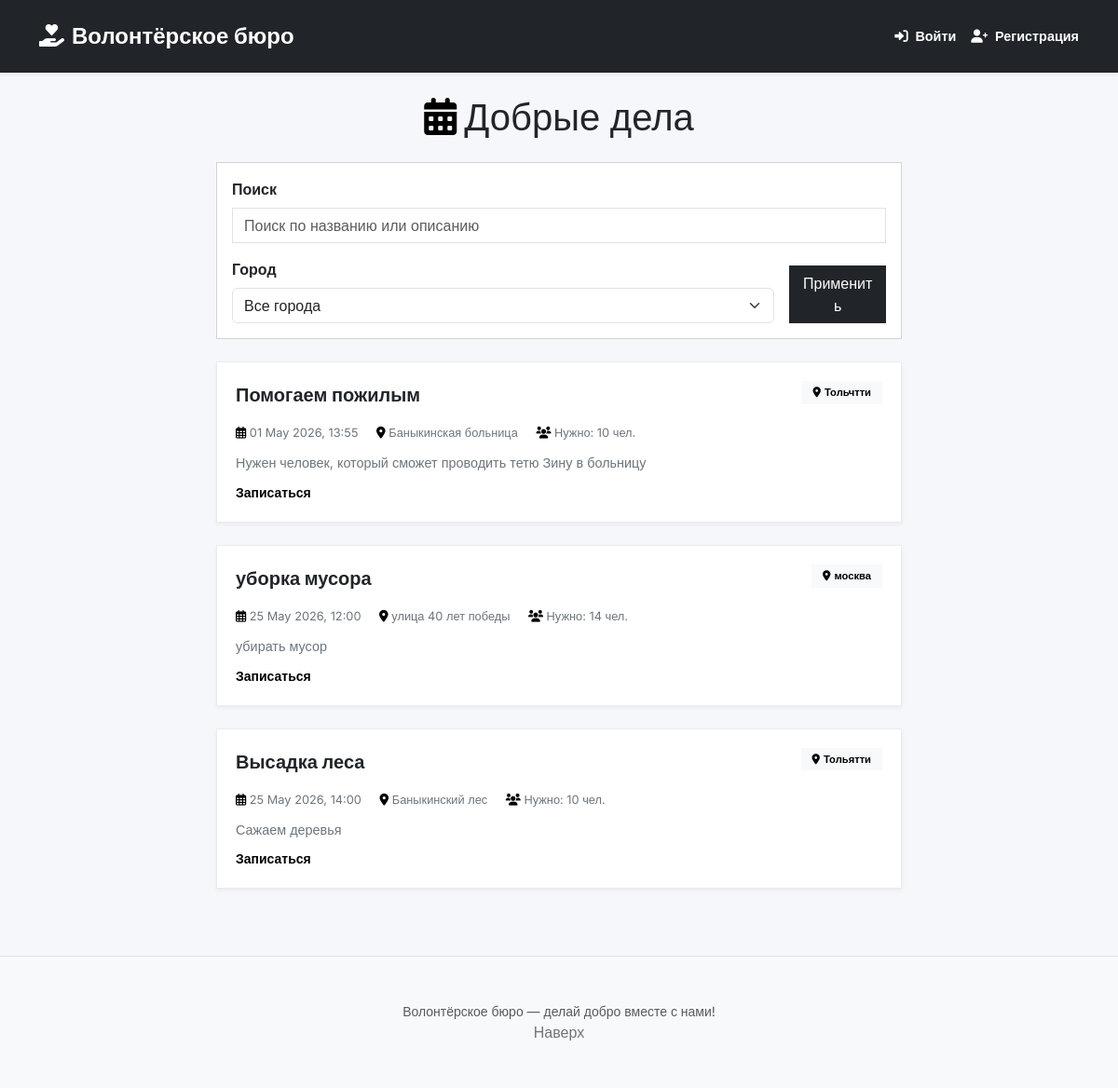
Before: / with the older database file.
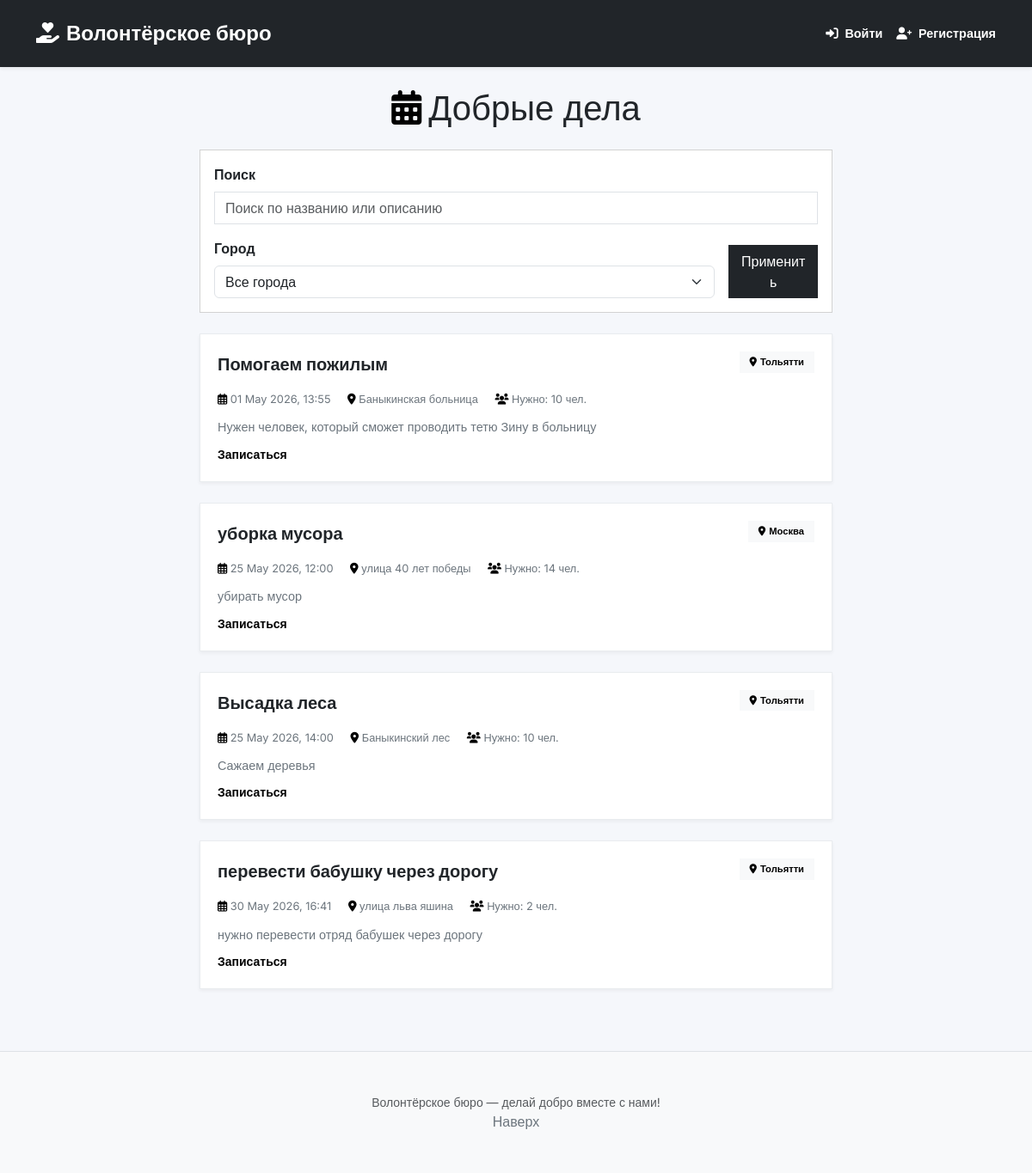
After: the same page with the newer database file.
### data/models.py (models this page shows)
class Event(SqlAlchemyBase):
    __tablename__ = 'events'
    id = sqlalchemy.Column(sqlalchemy.Integer, primary_key=True, autoincrement=True)
    title = sqlalchemy.Column(sqlalchemy.String, nullable=False)
    description = sqlalchemy.Column(sqlalchemy.String, nullable=False)
    date = sqlalchemy.Column(sqlalchemy.DateTime, nullable=False)
    location = sqlalchemy.Column(sqlalchemy.String, nullable=False)
    city = sqlalchemy.Column(sqlalchemy.String, nullable=False)
    author_id = sqlalchemy.Column(sqlalchemy.Integer, sqlalchemy.ForeignKey("users.id"), nullable=False)
    max_volunteers = sqlalchemy.Column(sqlalchemy.Integer, default=10)

### app.py (the view)
@app.route('/')
def index():
    city_filter = request.args.get('city', '')
    search_query = request.args.get('search', '')
    sort_by = request.args.get('sort', 'date')
    session = db_session.create_session()
    query = session.query(Event)
    if search_query:
        query = query.filter((Event.title.contains(search_query)) | (Event.description.contains(search_query)))
    if city_filter:
        query = query.filter(Event.city == city_filter)
    query = query.order_by(Event.date)
    events = query.all()
    cities = session.query(Event.city).distinct().all()
    cities = [c[0] for c in cities]
    session.close()
    return render_template('index.html', events=events, cities=cities, current_city=city_filter,
                           search_query=search_query)

### data/db_session.py (called while the page is built)
def create_session() -> Session:
    global __factory
    return __factory()

### templates/index.html (shortened to what this page needs)
{% extends "base.html" %}
{% block content %}
<div class="row">
    <div class="col-lg-8 mx-auto">
        <h1 class="text-center mb-4">
            <i class="fas fa-calendar-alt me-2"></i>Добрые дела
        </h1>
        <form method="GET" class="card mb-4 p-3">
            <div class="row g-3">
                <div class="col-md-12">
                    <label class="form-label fw-semibold">
                        Поиск
                    </label>
                    <div class="input-group">
                        <input type="text" name="search" class="form-control"
                               placeholder="Поиск по названию или описанию"
                               value="{{ search_query }}">
                    </div>
                </div>
                <div class="col-md-10">
                    <label class="form-label fw-semibold">
                        Город
                    </label>
                    <select name="city" class="form-select">
                        <option value="">Все города</option>
                    </select>
                </div>
                <div class="col-md-2 d-flex align-items-end">
                    <button type="submit" class="btn btn-dark w-100">
                        Применить
                    </button>
                </div>
            </div>
        </form>
        {% if events %}
            {% for event in events %}
            <div class="post-item">
                <div class="d-flex flex-wrap justify-content-between align-items-start mb-2">
                    <div class="post-title">{{ event.title }}</div>
                    <span class="post-category">
                        <i class="fas fa-map-marker-alt me-1"></i>{{ event.city }}
                    </span>
                </div>
                <div class="post-meta">
                    <span><i class="far fa-calendar-alt"></i> {{ event.date.strftime('%d %B %Y, %H:%M') }}</span>
                    <span class="ms-3"><i class="fas fa-location-dot"></i> {{ event.location }}</span>
                    <span class="ms-3"><i class="fas fa-users"></i> Нужно: {{ event.max_volunteers }} чел.</span>
                </div>
                <p class="text-secondary mb-2" style="font-size: 0.9rem;">{{ event.description }}</p>
                <div class="mt-2">
                    <a href="/event_detail/{{ event.id }}" class="text-decoration-none small fw-semibold">
                        Записаться
                    </a>
                </div>
            </div>
            {% endfor %}
        {% endif %}
    </div>
</div>
{% endblock %}

### templates/base.html (shortened to what this page needs)
<!doctype html>
<html lang="ru" dir="ltr" data-bs-theme="auto">
<head>
    <link href="https://cdn.jsdelivr.net/npm/bootstrap@5.3.0/dist/css/bootstrap.min.css" rel="stylesheet">
    <link rel="stylesheet" href="https://cdnjs.cloudflare.com/ajax/libs/font-awesome/6.0.0-beta3/css/all.min.css">
</head>
<body>
<nav class="navbar navbar-dark bg-dark shadow-sm py-3">
    <div class="container">
        <a class="navbar-brand blog-header-logo" href="/">
            <i class="fas fa-hand-holding-heart me-2"></i>Волонтёрское бюро
        </a>
        <div class="d-flex gap-3">
            {% if current_user.is_authenticated %}
                <a href="/profile">
                    <i class="fas fa-user me-1"></i> Профиль
                </a>
                <a href="/create_event">
                    <i class="fas fa-plus-circle me-1"></i> Создать событие
                </a>
                <a href="/logout">
                    <i class="fas fa-sign-out-alt me-1"></i> Выйти
                </a>
            {% else %}
                <a href="/login">
                    <i class="fas fa-sign-in-alt me-1"></i> Войти
                </a>
                <a href="/register">
                    <i class="fas fa-user-plus me-1"></i> Регистрация
                </a>
            {% endif %}
        </div>
    </div>
</nav>
<main class="container my-4">
    {% block content %}{% endblock %}
</main>
<footer class="py-5 text-center text-body-secondary bg-body-tertiary mt-5 border-top">
    <div class="container">
        <p class="small mb-0">Волонтёрское бюро — делай добро вместе с нами!</p>
        <p class="mb-0"><a href="#" class="text-decoration-none">Наверх</a></p>
    </div>
</footer>
</body>
</html>

### templates/base.html (style rules this page uses)
body { font-family: 'Inter', sans-serif; background: #f5f7fb; }
.card, .btn, .form-control, .alert, .nav-link, .badge, .list-group-item { border-radius: 0px !important; }
.navbar-dark.bg-dark { background-color: #212529 !important; }
.blog-header-logo { font-size: 1.5rem; font-weight: 700; color: white; text-decoration: none; }
.blog-header-logo i { color: white !important; }
.navbar a i { color: white !important; }
.d-flex.gap-3 a { color: white !important; text-decoration: none; font-weight: 600; font-size: 0.9rem; }
.post-item { background: white; border-radius: 0px; padding: 1.25rem; margin-bottom: 1.5rem; border: 1px solid #e9ecef; transition: transform 0.1s; box-shadow: 0 2px 4px rgba(0,0,0,0.05); }
.post-title { font-weight: 700; font-size: 1.25rem; color: #212529; margin-bottom: 0.5rem; }
.post-meta { font-size: 0.8rem; color: #6c757d; margin-bottom: 0.75rem; }
.post-category { background: #f8f9fa; color: #000000; padding: 0.25rem 0.75rem; border-radius: 0px; font-size: 0.7rem; font-weight: 600; }
.fas, .far { color: #000000; }
a { color: #000000; text-decoration: none; }
.navbar a i, .navbar .d-flex a i { color: white !important; }
.navbar-brand i { color: white !important; }
footer a { color: #6c757d; }

Changed rows visible on the page:
changed Event "Помогаем пожилым": city "Тольчтти" → "Тольятти"
changed Event "уборка мусора": city "москва" → "Москва"
added Event: title "перевести бабушку через дорогу", city "Тольятти", date "30 May 2026, 16:41", location "улица льва яшина", max_volunteers "2", description "нужно перевести отряд бабушек через дорогу"
